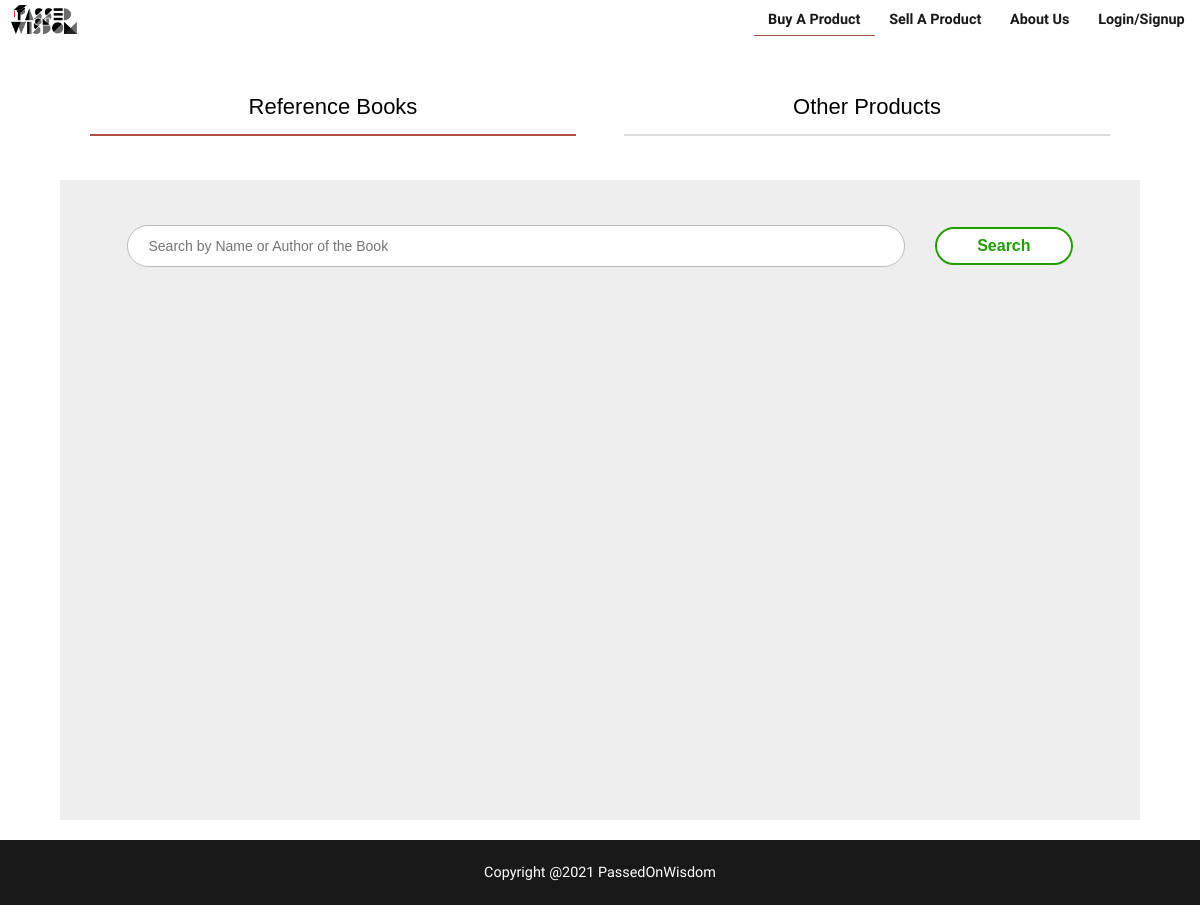
Page /buyAProduct on the earlier database version.
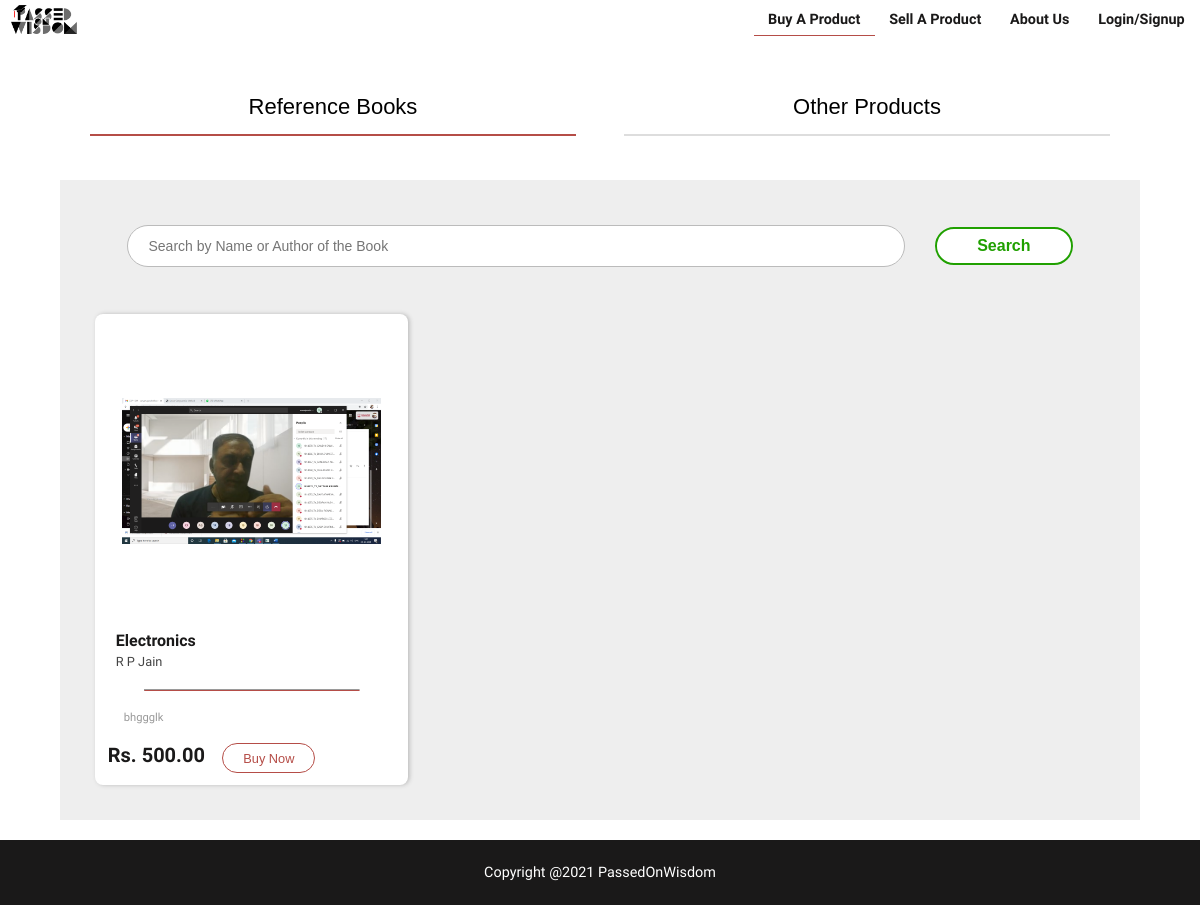
Same page on the later database version.
### ccapp/models.py (models this page shows, shortened)
class Book(models.Model):
    seller=models.ForeignKey(Student,on_delete=models.CASCADE,related_name="books")
    bookId = models.AutoField(primary_key=True)
    bookImage=models.ImageField(upload_to="images/book",null=True,blank=True,default="images/book/defaultBook.jpg")
    bookName=models.CharField(max_length=255)
    author=models.CharField(max_length=255)
    price=models.DecimalField(max_digits=6,decimal_places=2)
    description=models.TextField(blank=True)
    status=models.CharField(max_length = 10, choices = book_status, default = 'pending')
    timestamp=models.DateTimeField(auto_now_add=True)

### ccapp/views.py (the view)
# urls.py: path('buyAProduct',views.buyAProduct,name="buyAProduct"),
def buyAProduct(request):
    spam=DeletedEmails.objects.all()
    for e in spam:
        Student.objects.filter(email=e.email).delete()
        User.objects.filter(email=e.email).delete()
    books=Book.objects.filter(status="verified")
    template_name="buyAProduct.html"
    context={"books":books}
    return render(request,template_name,context)

### templates/buyAProduct.html (shortened to what this page needs)
{% extends 'base.html' %}
{% block head-content %}
{% load static %}
<link rel="stylesheet" type="text/css" href="{% static 'css/buy.css' %}">
{% endblock %}
{% block body-content %}
<div class="tab">
<button class="tablinks active" onclick="openTab(event, 'books')">
  <span class="tabheading">Reference Books</span>
</button><button class="tablinks" onclick="openTab(event, 'others')">
  <span class="tabheading">Other Products</span>
</button>
</div>
<div id="books" class="tabcontent" style="display: grid;">
  <div id="searchDiv">
    <input type="text" name="bookSearch" id="bookSearch" placeholder="Search by Name or Author of the Book"><button id="searchButton">Search</button>
  </div>
  {% for book in books %}
  <div class="bookAd">
    <div id="imageSpan">
      {% if book.bookImage %}
      <img src="{{book.bookImage.url}}" alt="">
      {% endif %}
    </div>
    <span class="bookName">{{book.bookName}}</span>
    <span class="bookAuthor">{{book.author}}</span><hr>
    <span class="bookDescription">{{book.description}}</span><br><br>
    <span class="bookPrice">Rs. {{book.price}} <button id="buyButton" onclick="document.getElementById('id{{forloop.counter}}').style.display='block'">Buy Now</button></span>
  </div>
  {% endfor %}
</div>
{% endblock %}

### templates/base.html (shortened to what this page needs)
<!DOCTYPE html>
{% load static %}
<html lang="en">
<head>
    <link rel="stylesheet" type="text/css" href="{% static 'css/base.css' %}">
    {% block head-content %}
    {% endblock %}
</head>
<body>
    <div class="topnav" id="myTopnav">
        <a href="{% url 'index' %}" style="all: unset; cursor:pointer;">
            <img src="{% static 'images/logo.png' %}" id="logo">
        </a>
        {% if user.is_authenticated %}
        <a href="#" id="accountpage" onmouseover="block()" onmouseout="none()"> My Account</a>
        <div id="dropdown" onmouseover="block()" onmouseout="none()">
            <a href="{% url 'profile' %}">Profile</a>
            <a href="{% url 'orders' %}">Orders</a>
            <a href="{% url 'advertisements' %}">Advertisements</a>
            <a href="{% url 'logout' %}">Logout</a>
        </div>
        {% else %}
        <a href="{% url 'login' %}" id="loginpage"> Login/Signup</a>
        {% endif %}
        <a href="#about" id="aboutpage"> About Us</a>
        <a href="{% url 'sellAProduct' %}" id="sellpage"> Sell A Product</a>
        <a href="{% url 'buyAProduct' %}" id="buypage"> Buy A Product</a>
    </div>
    {% block body-content %}
    {% endblock %}
    <footer style="bottom: 0;">
        Copyright @2021 PassedOnWisdom
    </footer>
</body>
</html>

### static/css/base.css (style rules this page uses)
body { margin: 0px; padding: 0px; font-family: 'Raleway', sans-serif; font-weight: 500; scroll-behavior: smooth; overflow-x: hidden; }
.topnav { background-color: white; position: sticky; top: 0; padding: 0.1vw; z-index: 5; zoom: 80%; transition: box-shadow 0.2s linear; }
.topnav a { float: right; display: block; color: #1a1919; text-align: center; padding: 1vw 1.5vw 0.8vw 1.5vw; text-decoration: none; font-size: 1.5vw; font-weight: 1000; }
#logo { height: 3vw; margin-top: 0.45vw; margin-left: 1vw; }
footer { background-color: #1a1919; color: white; padding: 2vw; text-align: center; font-size: 1.2vw; }

### static/css/buy.css (style rules this page uses)
* { -webkit-box-sizing: border-box; -moz-box-sizing: border-box; box-sizing: border-box; }
#buypage { border-bottom: #B54D47 0.2vw solid; }
.tab { overflow: hidden; margin: 1.5vw auto; width: 90%; text-align: center; }
.tab button { width: 45%; border: none; border-bottom: 2px solid #dddddd; cursor: pointer; padding: 14px 16px; transition: 0.3s; font-size: 17px; background: none; margin: 2vw 2vw; text-align: center; }
.tab button.active { border: none; border-bottom: 2px solid #B54D47; }
.tabcontent { display: none; padding: 6px 12px; -webkit-animation: fadeEffect 1s; animation: fadeEffect 1s; }
.tabheading { font-size: 22px; font-weight: 400; }
#books { width: 86%; margin: 24px auto; background-color: #eeeeee; grid-gap: 45px; justify-content: space-around; grid-template-columns: 1fr 1fr 1fr 1fr; min-height: 80vh; padding: 35px; overflow: hidden; }
#searchDiv { grid-column: 1/5; text-align: center; }
#bookSearch { width: 77%; height: 35px; padding: 20px; font-size: 14px; border: 0.2px solid #bbbbbb; color: #1a1919; border-radius: 30px; margin: 10px 30px 10px 0px; }
#searchButton { padding: 8px 40px; border: 2px solid #20a000; border-radius: 30px; background-color: #fff; color:#20a000; font-size: 16px; font-weight: bold; }
.bookAd { background-color: white; padding: 16px; text-align: center; color: #1a1919; border-radius: 10px; zoom: 0.8; position: relative; box-shadow: 2px 0 5px 0 #bbb; }
#imageSpan { width: 100%; height: 45vh !important; position: relative; }
#imageSpan > img { max-height: 90%; max-width: 90%; width: auto; height: auto; position: absolute; top: 0; bottom: 0; left: 0; right: 0; margin: auto; }
.bookName { display: block; text-align: left; font-size: 20px; font-weight: 1000; margin: 20px 10px 5px 10px; }
.bookAuthor { display: block; text-align: left; font-size: 16px; font-weight: 400; margin: 0px 10px; color: #444444; }
.bookAd > hr { width: 75%; border-bottom: 0.5px solid #B54D47; margin: 25px auto; }
.bookDescription { display: block; text-align: justify; font-size: 14px; font-weight: 300; margin: 20px 20px; color: #999999; }
.bookPrice { display: block; font-size: 25px; font-weight: 1000; margin: 50px 0px 15px 0px; position: absolute; bottom: 0; }
#buyButton { padding: 8px 25px; border: 2px solid #B54D47; border-radius: 20px; background-color: #fff; color: #B54D47; font-size: 16px; margin: 0px 0px 0px 15.5px; }
hr { border-bottom: 0.5px solid #B54D47; margin: -10px auto 0px auto; }
@media screen and (max-width: 1200px) { #books { width: 90%; margin: 20px auto; grid-gap: 35px; grid-template-columns: 1fr 1fr 1fr; padding: 35px; } }
@media screen and (max-width: 1200px) { #searchDiv { grid-column: 1/4; } }

Differences in the rows shown:
added Book: bookImage (picture), bookName "Electronics", author "R P Jain", description "bhggglk", price "500.00"
